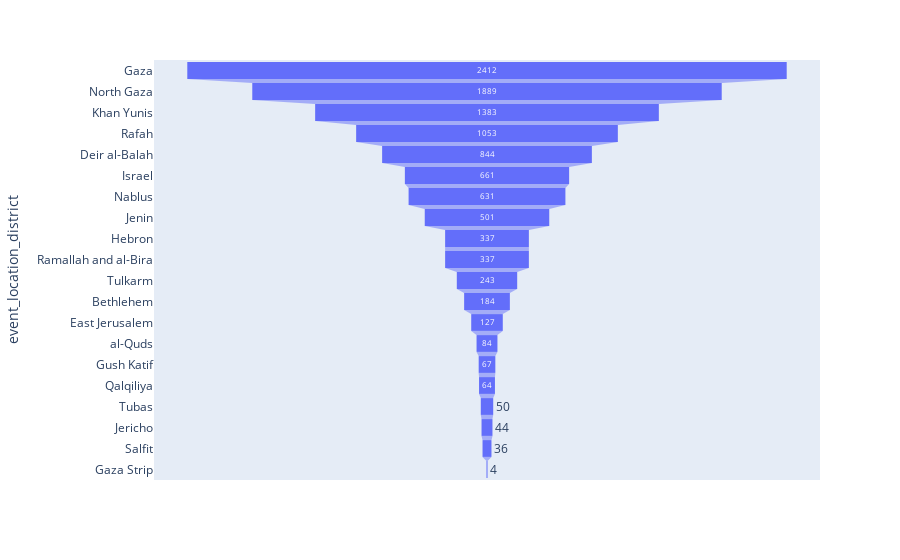

Notebook cell for this chart:
### Code cell
px.funnel(df.event_location_district.value_counts().reset_index(),y='event_location_district' ,x='count')

### Figure 1 — Plotly figure (JSON) as saved in the notebook; plotly's stock layout.template omitted (floating-point values rounded to 4 significant figures)
{"data": [{"hovertemplate": "count=%{x}<br>event_location_district=%{y}<extra></extra>", "legendgroup": "", "marker": {"color": "#636efa"}, "name": "", "orientation": "h", "showlegend": false, "type": "funnel", "x": [2412, 1889, 1383, 1053, 844, 661, 631, 501, 337, 337, 243, 184, 127, 84, 67, 64, 50, 44, 36, 4], "xaxis": "x", "y": ["Gaza", "North Gaza", "Khan Yunis", "Rafah", "Deir al-Balah", "Israel", "Nablus", "Jenin", "Hebron", "Ramallah and al-Bira", "Tulkarm", "Bethlehem", "East Jerusalem", "al-Quds", "Gush Katif", "Qalqiliya", "Tubas", "Jericho", "Salfit", "Gaza Strip"], "yaxis": "y"}], "layout": {"legend": {"tracegroupgap": 0}, "margin": {"t": 60}, "xaxis": {"anchor": "y", "domain": [0, 1], "title": {"text": "count"}}, "yaxis": {"anchor": "x", "domain": [0, 1], "title": {"text": "event_location_district"}}}}
